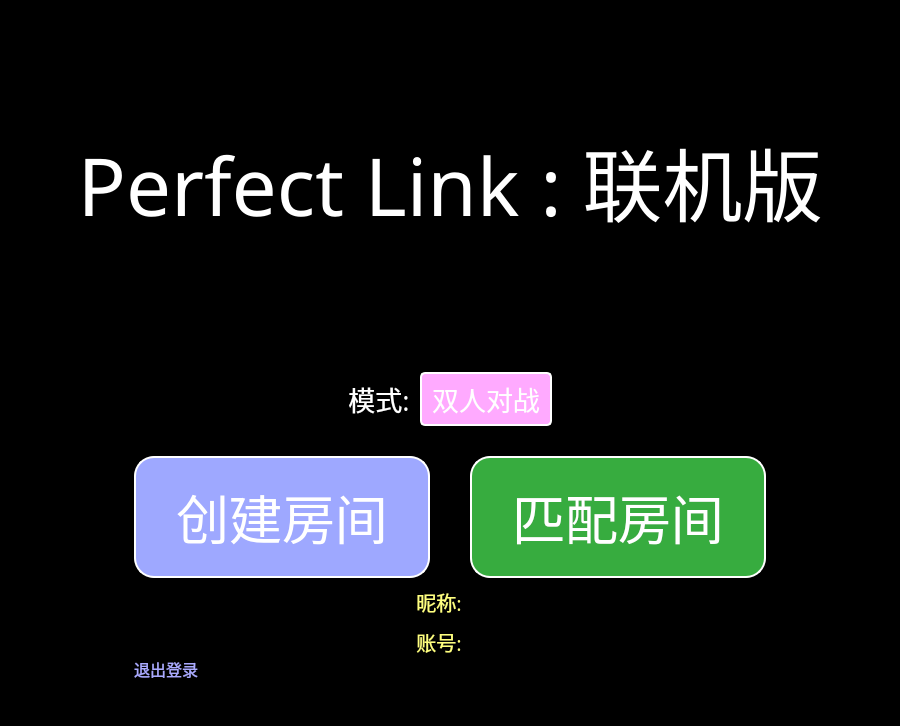
<?xml version="1.0" encoding="UTF-8"?>
<ui version="4.0">
 <class>HomeWindowClass</class>
 <widget class="QWidget" name="HomeWindowClass">
  <property name="geometry">
   <rect>
    <x>0</x>
    <y>0</y>
    <width>900</width>
    <height>726</height>
   </rect>
  </property>
  <property name="windowTitle">
   <string>HomeWindow</string>
  </property>
  <property name="styleSheet">
   <string notr="true">background-color: rgb(0, 0, 0);</string>
  </property>
  <layout class="QVBoxLayout" name="verticalLayout_3" stretch="1,1">
   <property name="spacing">
    <number>0</number>
   </property>
   <property name="leftMargin">
    <number>0</number>
   </property>
   <property name="topMargin">
    <number>0</number>
   </property>
   <property name="rightMargin">
    <number>0</number>
   </property>
   <property name="bottomMargin">
    <number>0</number>
   </property>
   <item>
    <widget class="QLabel" name="label_6">
     <property name="sizePolicy">
      <sizepolicy hsizetype="Preferred" vsizetype="Preferred">
       <horstretch>0</horstretch>
       <verstretch>0</verstretch>
      </sizepolicy>
     </property>
     <property name="font">
      <font>
       <family>Minecraft AE</family>
       <pointsize>60</pointsize>
      </font>
     </property>
     <property name="styleSheet">
      <string notr="true">color: rgb(255, 255, 255);</string>
     </property>
     <property name="text">
      <string>Perfect Link : 联机版</string>
     </property>
     <property name="alignment">
      <set>Qt::AlignCenter</set>
     </property>
    </widget>
   </item>
   <item>
    <layout class="QHBoxLayout" name="horizontalLayout_3">
     <property name="spacing">
      <number>0</number>
     </property>
     <item>
      <spacer name="horizontalSpacer_3">
       <property name="orientation">
        <enum>Qt::Horizontal</enum>
       </property>
       <property name="sizeHint" stdset="0">
        <size>
         <width>40</width>
         <height>20</height>
        </size>
       </property>
      </spacer>
     </item>
     <item>
      <layout class="QVBoxLayout" name="verticalLayout" stretch="1,0,1,0,0,0,2">
       <property name="spacing">
        <number>0</number>
       </property>
       <item>
        <spacer name="verticalSpacer_2">
         <property name="orientation">
          <enum>Qt::Vertical</enum>
         </property>
         <property name="sizeHint" stdset="0">
          <size>
           <width>20</width>
           <height>40</height>
          </size>
         </property>
        </spacer>
       </item>
       <item>
        <widget class="QWidget" name="widget" native="true">
         <layout class="QVBoxLayout" name="verticalLayout_2">
          <property name="spacing">
           <number>30</number>
          </property>
          <property name="leftMargin">
           <number>0</number>
          </property>
          <property name="topMargin">
           <number>0</number>
          </property>
          <property name="rightMargin">
           <number>0</number>
          </property>
          <property name="bottomMargin">
           <number>0</number>
          </property>
          <item>
           <layout class="QHBoxLayout" name="horizontalLayout_2" stretch="1,0,0,1">
            <property name="spacing">
             <number>10</number>
            </property>
            <item>
             <spacer name="horizontalSpacer">
              <property name="orientation">
               <enum>Qt::Horizontal</enum>
              </property>
              <property name="sizeHint" stdset="0">
               <size>
                <width>40</width>
                <height>20</height>
               </size>
              </property>
             </spacer>
            </item>
            <item>
             <widget class="QLabel" name="label">
              <property name="font">
               <font>
                <family>Minecraft AE</family>
                <pointsize>20</pointsize>
               </font>
              </property>
              <property name="styleSheet">
               <string notr="true">color: rgb(255, 255, 255);</string>
              </property>
              <property name="text">
               <string>模式:</string>
              </property>
              <property name="alignment">
               <set>Qt::AlignCenter</set>
              </property>
             </widget>
            </item>
            <item>
             <widget class="QPushButton" name="modeButton">
              <property name="font">
               <font>
                <family>Minecraft AE</family>
                <pointsize>20</pointsize>
               </font>
              </property>
              <property name="styleSheet">
               <string notr="true">QPushButton {
	color: rgb(255, 255, 255);
	background-color: rgb(255, 170, 255);
	border: 2px solid rgb(255, 255, 255);
	border-radius: 5px;
	padding: 5px 10px 5px 10px;
}
QPushButton:hover {
	background-color: rgb(248, 192, 255);
}
QPushButton:pressed {
	background-color: rgb(194, 129, 194);
}</string>
              </property>
              <property name="text">
               <string>双人对战</string>
              </property>
             </widget>
            </item>
            <item>
             <spacer name="horizontalSpacer_2">
              <property name="orientation">
               <enum>Qt::Horizontal</enum>
              </property>
              <property name="sizeHint" stdset="0">
               <size>
                <width>40</width>
                <height>20</height>
               </size>
              </property>
             </spacer>
            </item>
           </layout>
          </item>
          <item>
           <layout class="QHBoxLayout" name="horizontalLayout">
            <property name="spacing">
             <number>40</number>
            </property>
            <item>
             <widget class="QPushButton" name="createRoomButton">
              <property name="font">
               <font>
                <family>Minecraft AE</family>
                <pointsize>40</pointsize>
               </font>
              </property>
              <property name="styleSheet">
               <string notr="true">QPushButton {
	color: rgb(255, 255, 255);
	background-color: rgb(158, 168, 255);
	border: 2px solid rgb(255, 255, 255);
	border-radius: 20px;
	padding: 20px 40px 20px 40px;
}
QPushButton:hover {
	background-color: rgb(194, 200, 255);
}
QPushButton:pressed {
	background-color: rgb(109, 117, 176);
}</string>
              </property>
              <property name="text">
               <string>创建房间</string>
              </property>
             </widget>
            </item>
            <item>
             <widget class="QPushButton" name="matchRoomButton">
              <property name="font">
               <font>
                <family>Minecraft AE</family>
                <pointsize>40</pointsize>
               </font>
              </property>
              <property name="styleSheet">
               <string notr="true">QPushButton {
	color: rgb(255, 255, 255);
	background-color: rgb(55, 172, 63);
	border: 2px solid rgb(255, 255, 255);
	border-radius: 20px;
	padding: 20px 40px 20px 40px;
}
QPushButton:hover {
	background-color: rgb(178, 255, 119);
}
QPushButton:pressed {
	background-color: rgb(64, 125, 31);
}</string>
              </property>
              <property name="text">
               <string>匹配房间</string>
              </property>
             </widget>
            </item>
           </layout>
          </item>
         </layout>
        </widget>
       </item>
       <item>
        <spacer name="verticalSpacer_3">
         <property name="orientation">
          <enum>Qt::Vertical</enum>
         </property>
         <property name="sizeHint" stdset="0">
          <size>
           <width>20</width>
           <height>40</height>
          </size>
         </property>
        </spacer>
       </item>
       <item>
        <layout class="QHBoxLayout" name="horizontalLayout_6">
         <property name="spacing">
          <number>0</number>
         </property>
         <item>
          <spacer name="horizontalSpacer_5">
           <property name="orientation">
            <enum>Qt::Horizontal</enum>
           </property>
           <property name="sizeHint" stdset="0">
            <size>
             <width>40</width>
             <height>20</height>
            </size>
           </property>
          </spacer>
         </item>
         <item>
          <widget class="QWidget" name="widget_3" native="true">
           <layout class="QVBoxLayout" name="verticalLayout_4">
            <property name="spacing">
             <number>10</number>
            </property>
            <property name="leftMargin">
             <number>0</number>
            </property>
            <property name="topMargin">
             <number>0</number>
            </property>
            <property name="rightMargin">
             <number>0</number>
            </property>
            <property name="bottomMargin">
             <number>0</number>
            </property>
            <item>
             <layout class="QHBoxLayout" name="horizontalLayout_4">
              <property name="spacing">
               <number>10</number>
              </property>
              <item>
               <widget class="QLabel" name="label_2">
                <property name="sizePolicy">
                 <sizepolicy hsizetype="Fixed" vsizetype="Preferred">
                  <horstretch>0</horstretch>
                  <verstretch>0</verstretch>
                 </sizepolicy>
                </property>
                <property name="font">
                 <font>
                  <family>Minecraft AE</family>
                  <pointsize>15</pointsize>
                 </font>
                </property>
                <property name="styleSheet">
                 <string notr="true">color: rgb(255, 255, 127);</string>
                </property>
                <property name="text">
                 <string>昵称:</string>
                </property>
                <property name="alignment">
                 <set>Qt::AlignCenter</set>
                </property>
               </widget>
              </item>
              <item>
               <widget class="QLabel" name="nicknameLabel">
                <property name="font">
                 <font>
                  <family>Minecraft AE</family>
                  <pointsize>15</pointsize>
                 </font>
                </property>
                <property name="styleSheet">
                 <string notr="true">color: rgb(255, 255, 255);</string>
                </property>
                <property name="text">
                 <string/>
                </property>
                <property name="alignment">
                 <set>Qt::AlignCenter</set>
                </property>
               </widget>
              </item>
             </layout>
            </item>
            <item>
             <layout class="QHBoxLayout" name="horizontalLayout_5">
              <item>
               <widget class="QLabel" name="label_3">
                <property name="sizePolicy">
                 <sizepolicy hsizetype="Fixed" vsizetype="Preferred">
                  <horstretch>0</horstretch>
                  <verstretch>0</verstretch>
                 </sizepolicy>
                </property>
                <property name="font">
                 <font>
                  <family>Minecraft AE</family>
                  <pointsize>15</pointsize>
                 </font>
                </property>
                <property name="styleSheet">
                 <string notr="true">color: rgb(255, 255, 127);</string>
                </property>
                <property name="text">
                 <string>账号:</string>
                </property>
                <property name="alignment">
                 <set>Qt::AlignCenter</set>
                </property>
               </widget>
              </item>
              <item>
               <widget class="QLabel" name="idLabel">
                <property name="font">
                 <font>
                  <family>Minecraft AE</family>
                  <pointsize>15</pointsize>
                 </font>
                </property>
                <property name="styleSheet">
                 <string notr="true">color: rgb(255, 255, 255);</string>
                </property>
                <property name="text">
                 <string/>
                </property>
                <property name="alignment">
                 <set>Qt::AlignCenter</set>
                </property>
               </widget>
              </item>
             </layout>
            </item>
           </layout>
          </widget>
         </item>
         <item>
          <spacer name="horizontalSpacer_6">
           <property name="orientation">
            <enum>Qt::Horizontal</enum>
           </property>
           <property name="sizeHint" stdset="0">
            <size>
             <width>40</width>
             <height>20</height>
            </size>
           </property>
          </spacer>
         </item>
        </layout>
       </item>
       <item>
        <layout class="QHBoxLayout" name="horizontalLayout_7">
         <item>
          <widget class="QPushButton" name="logoffButton">
           <property name="font">
            <font>
             <family>Minecraft AE</family>
             <pointsize>12</pointsize>
            </font>
           </property>
           <property name="styleSheet">
            <string notr="true">QPushButton {
	color: rgb(170, 170, 255);
	border: none;
}
QPushButton:hover {
	color: rgb(196, 196, 196);
	border: none;
}
QPushButton:pressed {
	color: rgb(158, 168, 255);
	border: none;
}</string>
           </property>
           <property name="text">
            <string>退出登录</string>
           </property>
          </widget>
         </item>
         <item>
          <spacer name="horizontalSpacer_7">
           <property name="orientation">
            <enum>Qt::Horizontal</enum>
           </property>
           <property name="sizeHint" stdset="0">
            <size>
             <width>40</width>
             <height>20</height>
            </size>
           </property>
          </spacer>
         </item>
        </layout>
       </item>
       <item>
        <widget class="QLabel" name="errorLabel">
         <property name="sizePolicy">
          <sizepolicy hsizetype="Preferred" vsizetype="Fixed">
           <horstretch>0</horstretch>
           <verstretch>0</verstretch>
          </sizepolicy>
         </property>
         <property name="font">
          <font>
           <family>Minecraft AE</family>
           <pointsize>15</pointsize>
          </font>
         </property>
         <property name="styleSheet">
          <string notr="true">color: rgb(255, 102, 105);</string>
         </property>
         <property name="text">
          <string/>
         </property>
         <property name="alignment">
          <set>Qt::AlignCenter</set>
         </property>
        </widget>
       </item>
       <item>
        <spacer name="verticalSpacer">
         <property name="orientation">
          <enum>Qt::Vertical</enum>
         </property>
         <property name="sizeHint" stdset="0">
          <size>
           <width>20</width>
           <height>40</height>
          </size>
         </property>
        </spacer>
       </item>
      </layout>
     </item>
     <item>
      <spacer name="horizontalSpacer_4">
       <property name="orientation">
        <enum>Qt::Horizontal</enum>
       </property>
       <property name="sizeHint" stdset="0">
        <size>
         <width>40</width>
         <height>20</height>
        </size>
       </property>
      </spacer>
     </item>
    </layout>
   </item>
  </layout>
 </widget>
 <layoutdefault spacing="6" margin="11"/>
 <resources/>
 <connections/>
</ui>
